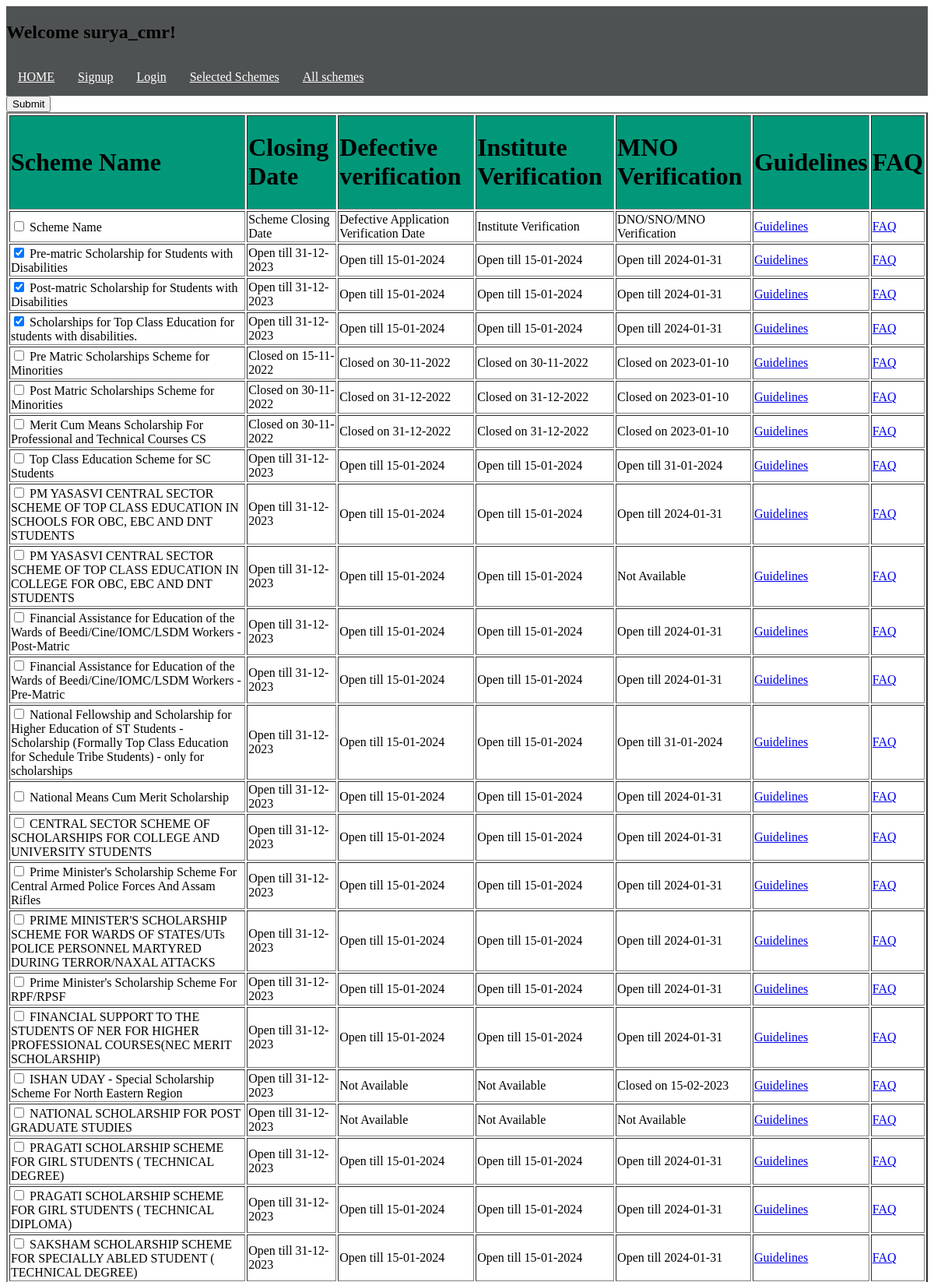
The app's page /logger (signed in, upper part) with its own data.
### myapp/models.py (models this page shows, shortened)
class CustomUser(AbstractUser):
    pass

class Scholarship(models.Model):
    scheme_name = models.CharField(max_length=255,null=True,blank=True)
    Scheme_closing_date= models.CharField(max_length=255,null=True,blank=True)
    defective_verification= models.CharField(max_length=255,null=True,blank=True)
    institute_verification = models.CharField(max_length=255,null=True,blank=True)
    MNO_verification = models.CharField(max_length=255,null=True,blank=True)
    guidelines = models.CharField(max_length=255,null=True,blank=True)
    guidelinelink =models.CharField(max_length=255,null=True,blank=True)
    faq_link=models.CharField(max_length=255,null=True,blank=True)
    closing_date=models.CharField(max_length=255,null=True,blank=True)

### myapp/views.py (the view, shortened to what this page needs)
# urls.py: path('logger', logger_view, name='logger_view'),
def logger_view(request):
    scholarships = Scholarship.objects.all()
    user_scholarships = UserScholarship.objects.filter(user=request.user)
    selected_scholarship_ids = [us.scholarship.id for us in user_scholarships if us.is_selected]
    return render(request, 'logger.html', {
        'scholarships': scholarships,
        'selected_scholarship_ids': selected_scholarship_ids,
        'username': request.user.username,
    })

### templates/logger.html (shortened to what this page needs)
<!DOCTYPE html>
<html lang="en">
<head>
</head>
<body>
    <nav class="navbar">
        <ul>
            <h1>Welcome {{ username }}!</h1>
            <li><a href="http://127.0.0.1:8000">HOME</a></li>
            <li><a href="http://127.0.0.1:8000/signup">Signup</a></li>
            <li><a href="http://127.0.0.1:8000/login">Login</a></li>
            <li><a href="selected_schemes">Selected Schemes</a></li>
            <li><a href="logger">All schemes</a></li>
        </ul>
    </nav>
    <tbody>
    <table border="2" class="cont">
        <thead>
        <tr>
            <td><h1>Scheme Name</h1></td>
            <td ><h1>Closing Date</h1></td>
            <td><h1>Defective verification</h1> </td>
            <td><h1>Institute Verification</h1></td>
            <td><h1>MNO Verification</h1></td>
            <td><h1>Guidelines</h1></td>
            <td><h1>FAQ</h1></td>
        </tr>
    </thead>
    <form method="POST" action="{% url 'logger_view' %}">
            {% for scholarship in scholarships %}
                <tr class="main">
                    <td>
                        <input type="checkbox" name="is_selected" value="{{ scholarship.id }}" {% if scholarship.id in selected_scholarship_ids %}checked{% endif %}>
                        {{ scholarship.scheme_name }}
                    </td>
                    <td>{{ scholarship.Scheme_closing_date }}</td>
                    <td>{{ scholarship.defective_verification }}</td>
                    <td>{{ scholarship.institute_verification }}</td>
                    <td>{{ scholarship.MNO_verification }}</td>
                    <td><a href="https://scholarships.gov.in{{ scholarship.guidelinelink }}" target="_blank">Guidelines</a></td>
                    <td><a href="https://scholarships.gov.in{{ scholarship.faq_link }}" target="_blank">FAQ</a></td>
                </tr>
            {% endfor %}
        <button type="submit">Submit</button>
    </form>
        </tbody>
</body>
</html>

### templates/logger.html (style rules this page uses)
.cont thead tr { background-color: #009879; }
.navbar ul { list-style: none; background-color: rgb(78, 82, 82); padding: 0px; margin: 0px; overflow: hidden; }
.navbar a { color: white; text-align: center; padding: 15px; display: block; }
.navbar li { float: left; }

### records on screen
CustomUser: username "surya_cmr"
Scholarship: scheme_name "Scheme Name", Scheme_closing_date "Scheme Closing Date", defective_verification "Defective Application Verification Date", institute_verification "Institute Verification", MNO_verification "DNO/SNO/MNO Verification"
Scholarship: is_selected "☑", scheme_name "Pre-matric Scholarship for Students with Disabilities", Scheme_closing_date "Open till 31-12-2023", defective_verification "Open till 15-01-2024", institute_verification "Open till 15-01-2024", MNO_verification "Open till 2024-01-31"
Scholarship: is_selected "☑", scheme_name "Post-matric Scholarship for Students with Disabilities", Scheme_closing_date "Open till 31-12-2023", defective_verification "Open till 15-01-2024", institute_verification "Open till 15-01-2024", MNO_verification "Open till 2024-01-31"
Scholarship: is_selected "☑", scheme_name "Scholarships for Top Class Education for students with disabilities.", Scheme_closing_date "Open till 31-12-2023", defective_verification "Open till 15-01-2024", institute_verification "Open till 15-01-2024", MNO_verification "Open till 2024-01-31"
Scholarship: scheme_name "Pre Matric Scholarships Scheme for Minorities", Scheme_closing_date "Closed on 15-11-2022", defective_verification "Closed on 30-11-2022", institute_verification "Closed on 30-11-2022", MNO_verification "Closed on 2023-01-10"
Scholarship: scheme_name "Post Matric Scholarships Scheme for Minorities", Scheme_closing_date "Closed on 30-11-2022", defective_verification "Closed on 31-12-2022", institute_verification "Closed on 31-12-2022", MNO_verification "Closed on 2023-01-10"
Scholarship: scheme_name "Merit Cum Means Scholarship For Professional and Technical Courses CS", Scheme_closing_date "Closed on 30-11-2022", defective_verification "Closed on 31-12-2022", institute_verification "Closed on 31-12-2022", MNO_verification "Closed on 2023-01-10"
Scholarship: scheme_name "Top Class Education Scheme for SC Students", Scheme_closing_date "Open till 31-12-2023", defective_verification "Open till 15-01-2024", institute_verification "Open till 15-01-2024", MNO_verification "Open till 31-01-2024"
Scholarship: scheme_name "PM YASASVI CENTRAL SECTOR SCHEME OF TOP CLASS EDUCATION IN SCHOOLS FOR OBC, EBC AND DNT STUDENTS", Scheme_closing_date "Open till 31-12-2023", defective_verification "Open till 15-01-2024", institute_verification "Open till 15-01-2024", MNO_verification "Open till 2024-01-31"
Scholarship: scheme_name "PM YASASVI CENTRAL SECTOR SCHEME OF TOP CLASS EDUCATION IN COLLEGE FOR OBC, EBC AND DNT STUDENTS", Scheme_closing_date "Open till 31-12-2023", defective_verification "Open till 15-01-2024", institute_verification "Open till 15-01-2024", MNO_verification "Not Available"
Scholarship: scheme_name "Financial Assistance for Education of the Wards of Beedi/Cine/IOMC/LSDM Workers - Post-Matric", Scheme_closing_date "Open till 31-12-2023", defective_verification "Open till 15-01-2024", institute_verification "Open till 15-01-2024", MNO_verification "Open till 2024-01-31"
Scholarship: scheme_name "Financial Assistance for Education of the Wards of Beedi/Cine/IOMC/LSDM Workers - Pre-Matric", Scheme_closing_date "Open till 31-12-2023", defective_verification "Open till 15-01-2024", institute_verification "Open till 15-01-2024", MNO_verification "Open till 2024-01-31"
Scholarship: scheme_name "National Fellowship and Scholarship for Higher Education of ST Students - Scholarship (Formally Top Class Education for Schedule Tribe Students) - only for scholarships", Scheme_closing_date "Open till 31-12-2023", defective_verification "Open till 15-01-2024", institute_verification "Open till 15-01-2024", MNO_verification "Open till 31-01-2024"
Scholarship: scheme_name "National Means Cum Merit Scholarship", Scheme_closing_date "Open till 31-12-2023", defective_verification "Open till 15-01-2024", institute_verification "Open till 15-01-2024", MNO_verification "Open till 2024-01-31"
Scholarship: scheme_name "CENTRAL SECTOR SCHEME OF SCHOLARSHIPS FOR COLLEGE AND UNIVERSITY STUDENTS", Scheme_closing_date "Open till 31-12-2023", defective_verification "Open till 15-01-2024", institute_verification "Open till 15-01-2024", MNO_verification "Open till 2024-01-31"
Scholarship: scheme_name "Prime Minister's Scholarship Scheme For Central Armed Police Forces And Assam Rifles", Scheme_closing_date "Open till 31-12-2023", defective_verification "Open till 15-01-2024", institute_verification "Open till 15-01-2024", MNO_verification "Open till 2024-01-31"
Scholarship: scheme_name "PRIME MINISTER'S SCHOLARSHIP SCHEME FOR WARDS OF STATES/UTs POLICE PERSONNEL MARTYRED DURING TERROR/NAXAL ATTACKS", Scheme_closing_date "Open till 31-12-2023", defective_verification "Open till 15-01-2024", institute_verification "Open till 15-01-2024", MNO_verification "Open till 2024-01-31"
Scholarship: scheme_name "Prime Minister's Scholarship Scheme For RPF/RPSF", Scheme_closing_date "Open till 31-12-2023", defective_verification "Open till 15-01-2024", institute_verification "Open till 15-01-2024", MNO_verification "Open till 2024-01-31"
Scholarship: scheme_name "FINANCIAL SUPPORT TO THE STUDENTS OF NER FOR HIGHER PROFESSIONAL COURSES(NEC MERIT SCHOLARSHIP)", Scheme_closing_date "Open till 31-12-2023", defective_verification "Open till 15-01-2024", institute_verification "Open till 15-01-2024", MNO_verification "Open till 2024-01-31"
Scholarship: scheme_name "ISHAN UDAY - Special Scholarship Scheme For North Eastern Region", Scheme_closing_date "Open till 31-12-2023", defective_verification "Not Available", institute_verification "Not Available", MNO_verification "Closed on 15-02-2023"
Scholarship: scheme_name "NATIONAL SCHOLARSHIP FOR POST GRADUATE STUDIES", Scheme_closing_date "Open till 31-12-2023", defective_verification "Not Available", institute_verification "Not Available", MNO_verification "Not Available"
Scholarship: scheme_name "PRAGATI SCHOLARSHIP SCHEME FOR GIRL STUDENTS ( TECHNICAL DEGREE)", Scheme_closing_date "Open till 31-12-2023", defective_verification "Open till 15-01-2024", institute_verification "Open till 15-01-2024", MNO_verification "Open till 2024-01-31"
Scholarship: scheme_name "PRAGATI SCHOLARSHIP SCHEME FOR GIRL STUDENTS ( TECHNICAL DIPLOMA)", Scheme_closing_date "Open till 31-12-2023", defective_verification "Open till 15-01-2024", institute_verification "Open till 15-01-2024", MNO_verification "Open till 2024-01-31"
Scholarship: scheme_name "SAKSHAM SCHOLARSHIP SCHEME FOR SPECIALLY ABLED STUDENT ( TECHNICAL DEGREE)", Scheme_closing_date "Open till 31-12-2023", defective_verification "Open till 15-01-2024", institute_verification "Open till 15-01-2024", MNO_verification "Open till 2024-01-31"
